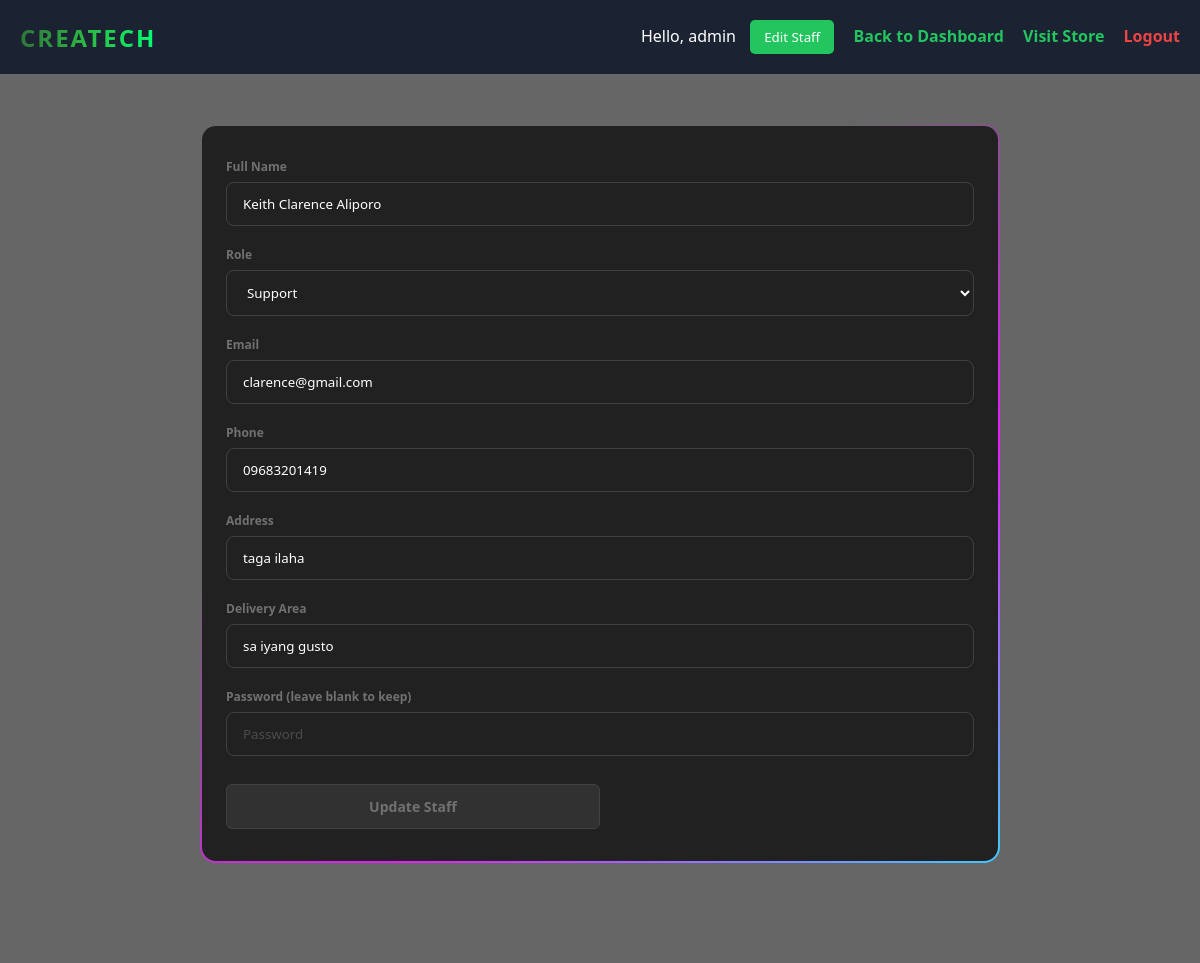
The app's page /edit_staff.php?id=2 (signed in) with its own data.
### tables this page shows
CREATE TABLE `staff` (
  `id` int(11) NOT NULL,
  `name` varchar(100) NOT NULL,
  `email` varchar(100) DEFAULT NULL,
  `password_hash` varchar(255) NOT NULL,
  `role` varchar(50) DEFAULT 'delivery',
  `phone` varchar(20) DEFAULT NULL,
  `address` varchar(255) DEFAULT NULL,
  `delivery_area` varchar(100) DEFAULT NULL,
  `created_at` timestamp NOT NULL DEFAULT current_timestamp()
);

### edit_staff.php (the view, shortened to what this page needs)
<?php
require 'computer.php';
$id = (int)$_GET['id'];
$staff_result = $conn->query("SELECT * FROM staff WHERE id=$id");
$staff = $staff_result->fetch_assoc();
?>
<!DOCTYPE html>
<html lang="en">
<head>
</head>
<body>
<video autoplay muted loop playsinline id="bg-video">
    <source src="assets/adbg.mp4" type="video/mp4">
</video>
<div class="video-overlay"></div>
<header>
    <h1 class="logo">CREATECH</h1>
    <nav>
        <span>Hello, <?= htmlspecialchars($_SESSION['username']); ?></span>
        <button class="tab-btn active">Edit Staff</button>
        <a href="admin_dashboard.php">Back to Dashboard</a>
        <a href="store.php">Visit Store</a>
        <a href="logout.php" style="color:#ef4444;">Logout</a>
    </nav>
</header>
<div class="form-container">
  <form class="form" method="POST">
    <div class="form-group">
      <label for="staff_name">Full Name</label>
      <input type="text" id="staff_name" name="staff_name" placeholder="Full Name" value="<?= htmlspecialchars($staff['name']); ?>" required>
    </div>
    <div class="form-group">
      <label for="staff_role">Role</label>
      <select id="staff_role" name="staff_role" required>
        <option value="Support" <?= ($staff['role']=='Support')?'selected':'' ?>>Support</option>
      </select>
    </div>
    <div class="form-group">
      <label for="staff_email">Email</label>
      <input type="email" id="staff_email" name="staff_email" placeholder="Email" value="<?= htmlspecialchars($staff['email']); ?>">
    </div>
    <div class="form-group">
      <label for="staff_phone">Phone</label>
      <input type="text" id="staff_phone" name="staff_phone" placeholder="Phone" value="<?= htmlspecialchars($staff['phone']); ?>">
    </div>
    <div class="form-group">
      <label for="staff_address">Address</label>
      <input type="text" id="staff_address" name="staff_address" placeholder="Address" value="<?= htmlspecialchars($staff['address']); ?>">
    </div>
    <div class="form-group">
      <label for="staff_area">Delivery Area</label>
      <input type="text" id="staff_area" name="staff_area" placeholder="Delivery Area" value="<?= htmlspecialchars($staff['delivery_area']); ?>">
    </div>
    <div class="form-group">
      <label for="staff_password">Password (leave blank to keep)</label>
      <input type="password" id="staff_password" name="staff_password" placeholder="Password">
    </div>
    <button type="submit" name="update_staff" class="form-submit-btn">Update Staff</button>
  </form>
</div>
</body>
</html>

### edit_staff.php (style rules this page uses)
* { margin:0;padding:0;box-sizing:border-box;font-family:'Segoe UI',sans-serif; }
body { background:transparent;color:#f8fafc;padding-bottom:50px; }
#bg-video { position:fixed;top:0;left:0;width:100%;height:100%;object-fit:cover;z-index:-2;pointer-events:none; }
.video-overlay { position:fixed;top:0;left:0;width:100%;height:100%;background:rgba(0,0,0,0.6);z-index:-1; }
header { background:rgba(15,23,42,0.85);color:white;padding:20px;display:flex;justify-content:space-between;align-items:center;position:sticky;top:0;z-index:999;backdrop-filter:blur(10px); }
header a { color:#22c55e;text-decoration:none;font-weight:bold;margin-left:15px; }
header button { background:#3b82f6;color:white;padding:8px 14px;border:none;border-radius:5px;cursor:pointer;margin-left:10px; }
header button.active { opacity:1;background:#22c55e; }
.logo { font-size:26px; font-weight:900; color: #ffffff; letter-spacing:2px; }
.logo { font-size: 24px; font-weight: 900; letter-spacing: 2px; background: linear-gradient(90deg, #2e7738, #2cbb43, #00ff73); -webkit-background-clip: text; -webkit-text-fill-color: transparent; }
.form-container { max-width: 800px; margin: 50px auto; background: linear-gradient(#212121, #212121) padding-box, linear-gradient(145deg, transparent 35%,#e81cff, #40c9ff) border-box; border: 2px solid transparent; padding: 32px 24px; font-size: 14px; font-family: inherit; color: white; display: flex; flex-direction: column; gap: 20px; border-radius: 16px; }
.form-container .form { display: flex; flex-direction: column; gap: 20px; }
.form-container .form-group { display: flex; flex-direction: column; gap: 2px; }
.form-container .form-group label { display: block; margin-bottom: 5px; color: #717171; font-weight: 600; font-size: 12px; }
.form-container .form-group input, .form-container .form-group select, .form-container .form-group textarea { width: 100%; padding: 12px 16px; border-radius: 8px; color: #fff; font-family: inherit; background-color: transparent; border: 1px solid #414141; }
.form-container .form-group input::placeholder { opacity: 0.5; }
.form-container .form-submit-btn { display: flex; align-items: center; justify-content: center; font-family: inherit; color: #717171; font-weight: 600; width: 50%; background: #313131; border: 1px solid #414141; padding: 12px 16px; font-size: inherit; gap: 8px; margin-top: 8px; cursor: pointer; border-radius: 6px; }

### records on screen
staff: staff_name "Keith Clarence Aliporo", staff_role "Support", staff_email "clarence@gmail.com", staff_phone "09683201419", staff_address "taga ilaha", staff_area "sa iyang gusto"

### other values on screen
$_SESSION['username'] "admin"
